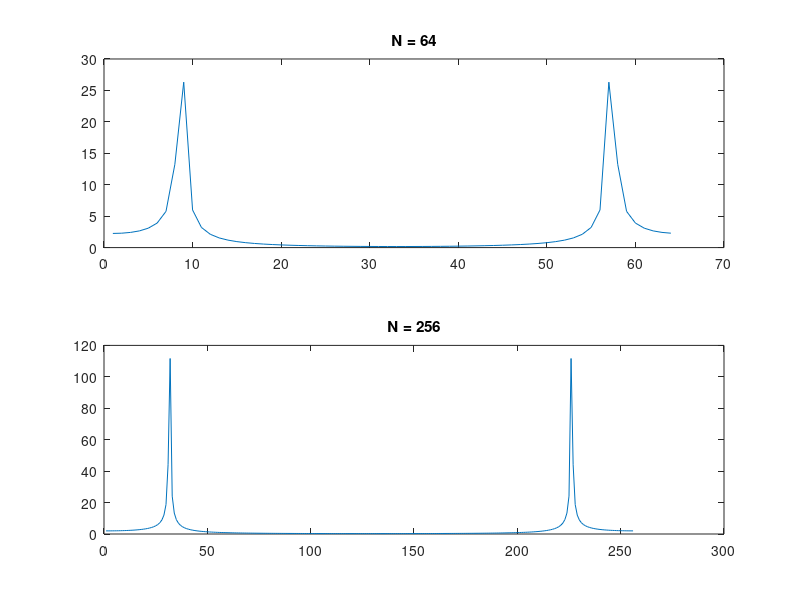

Recreate this plot in MATLAB.
clc;
clear;
close all;

f0 = 0.12;

N1 = 64;
N2 = 256;

n1 = 0:N1-1;
n2 = 0:N2-1;

x1 = sin(2*pi*f0*n1);
x2 = sin(2*pi*f0*n2);

X1 = fft(x1);
X2 = fft(x2);

figure;
subplot(2,1,1);
plot(abs(X1));
title('N = 64');

subplot(2,1,2);
plot(abs(X2));
title('N = 256');
